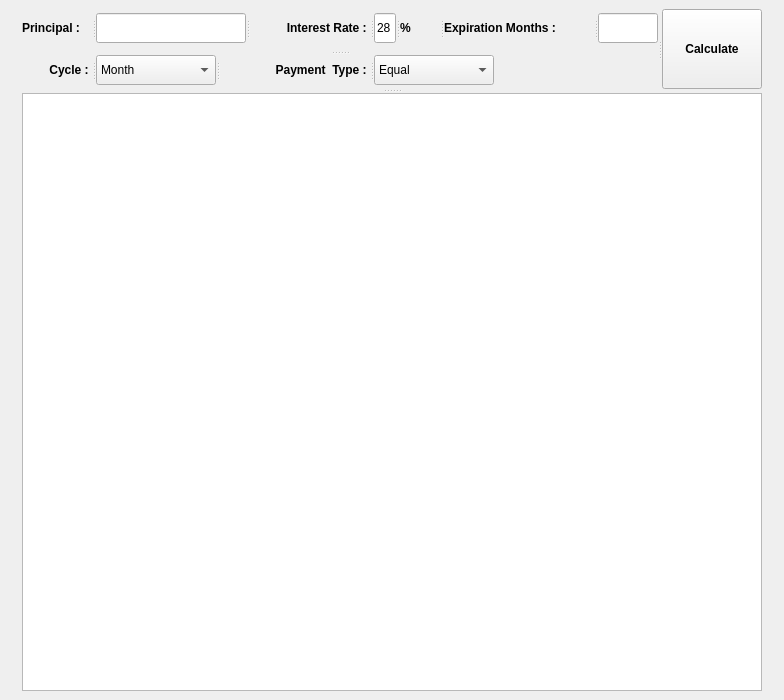
<?xml version="1.0" encoding="UTF-8"?>
<ui version="4.0">
 <class>Calculator</class>
 <widget class="QMainWindow" name="Calculator">
  <property name="geometry">
   <rect>
    <x>0</x>
    <y>0</y>
    <width>784</width>
    <height>700</height>
   </rect>
  </property>
  <property name="minimumSize">
   <size>
    <width>0</width>
    <height>300</height>
   </size>
  </property>
  <property name="maximumSize">
   <size>
    <width>16777215</width>
    <height>700</height>
   </size>
  </property>
  <property name="windowTitle">
   <string>MainWindow</string>
  </property>
  <widget class="QWidget" name="centralwidget">
   <layout class="QGridLayout" name="gridLayout">
    <item row="0" column="0">
     <widget class="QSplitter" name="splitter_5">
      <property name="orientation">
       <enum>Qt::Vertical</enum>
      </property>
      <widget class="QSplitter" name="splitter_4">
       <property name="minimumSize">
        <size>
         <width>0</width>
         <height>80</height>
        </size>
       </property>
       <property name="orientation">
        <enum>Qt::Horizontal</enum>
       </property>
       <widget class="QSplitter" name="splitter_3">
        <property name="minimumSize">
         <size>
          <width>0</width>
          <height>80</height>
         </size>
        </property>
        <property name="maximumSize">
         <size>
          <width>656</width>
          <height>66</height>
         </size>
        </property>
        <property name="orientation">
         <enum>Qt::Vertical</enum>
        </property>
        <widget class="QSplitter" name="splitter_2">
         <property name="orientation">
          <enum>Qt::Horizontal</enum>
         </property>
         <widget class="QLabel" name="label">
          <property name="minimumSize">
           <size>
            <width>70</width>
            <height>0</height>
           </size>
          </property>
          <property name="maximumSize">
           <size>
            <width>70</width>
            <height>16777215</height>
           </size>
          </property>
          <property name="font">
           <font>
            <weight>75</weight>
            <bold>true</bold>
           </font>
          </property>
          <property name="text">
           <string>Principal : </string>
          </property>
         </widget>
         <widget class="QLineEdit" name="principal">
          <property name="minimumSize">
           <size>
            <width>150</width>
            <height>30</height>
           </size>
          </property>
          <property name="maximumSize">
           <size>
            <width>150</width>
            <height>30</height>
           </size>
          </property>
         </widget>
         <widget class="QLabel" name="label_2">
          <property name="minimumSize">
           <size>
            <width>120</width>
            <height>0</height>
           </size>
          </property>
          <property name="maximumSize">
           <size>
            <width>120</width>
            <height>16777215</height>
           </size>
          </property>
          <property name="font">
           <font>
            <weight>75</weight>
            <bold>true</bold>
           </font>
          </property>
          <property name="text">
           <string>Interest Rate : </string>
          </property>
          <property name="alignment">
           <set>Qt::AlignRight|Qt::AlignTrailing|Qt::AlignVCenter</set>
          </property>
         </widget>
         <widget class="QLineEdit" name="interestRate">
          <property name="maximumSize">
           <size>
            <width>30</width>
            <height>16777215</height>
           </size>
          </property>
          <property name="text">
           <string>28</string>
          </property>
         </widget>
         <widget class="QLabel" name="label_4">
          <property name="minimumSize">
           <size>
            <width>40</width>
            <height>0</height>
           </size>
          </property>
          <property name="maximumSize">
           <size>
            <width>40</width>
            <height>16777215</height>
           </size>
          </property>
          <property name="font">
           <font>
            <weight>75</weight>
            <bold>true</bold>
           </font>
          </property>
          <property name="text">
           <string>%</string>
          </property>
         </widget>
         <widget class="QLabel" name="label_3">
          <property name="minimumSize">
           <size>
            <width>150</width>
            <height>0</height>
           </size>
          </property>
          <property name="maximumSize">
           <size>
            <width>150</width>
            <height>16777215</height>
           </size>
          </property>
          <property name="font">
           <font>
            <weight>75</weight>
            <bold>true</bold>
           </font>
          </property>
          <property name="text">
           <string>Expiration Months : </string>
          </property>
         </widget>
         <widget class="QLineEdit" name="expirationMonths">
          <property name="minimumSize">
           <size>
            <width>60</width>
            <height>30</height>
           </size>
          </property>
          <property name="maximumSize">
           <size>
            <width>60</width>
            <height>30</height>
           </size>
          </property>
         </widget>
        </widget>
        <widget class="QSplitter" name="splitter">
         <property name="orientation">
          <enum>Qt::Horizontal</enum>
         </property>
         <widget class="QLabel" name="label_5">
          <property name="minimumSize">
           <size>
            <width>70</width>
            <height>0</height>
           </size>
          </property>
          <property name="maximumSize">
           <size>
            <width>70</width>
            <height>16777215</height>
           </size>
          </property>
          <property name="font">
           <font>
            <weight>75</weight>
            <bold>true</bold>
           </font>
          </property>
          <property name="text">
           <string>Cycle : </string>
          </property>
          <property name="alignment">
           <set>Qt::AlignRight|Qt::AlignTrailing|Qt::AlignVCenter</set>
          </property>
         </widget>
         <widget class="QComboBox" name="cycle">
          <property name="minimumSize">
           <size>
            <width>120</width>
            <height>30</height>
           </size>
          </property>
          <property name="maximumSize">
           <size>
            <width>120</width>
            <height>30</height>
           </size>
          </property>
          <item>
           <property name="text">
            <string>Month</string>
           </property>
          </item>
          <item>
           <property name="text">
            <string>4 Week</string>
           </property>
          </item>
          <item>
           <property name="text">
            <string>2 Week</string>
           </property>
          </item>
          <item>
           <property name="text">
            <string>1 Week</string>
           </property>
          </item>
         </widget>
         <widget class="QLabel" name="label_6">
          <property name="minimumSize">
           <size>
            <width>150</width>
            <height>0</height>
           </size>
          </property>
          <property name="maximumSize">
           <size>
            <width>150</width>
            <height>16777215</height>
           </size>
          </property>
          <property name="font">
           <font>
            <weight>75</weight>
            <bold>true</bold>
           </font>
          </property>
          <property name="text">
           <string>Payment  Type : </string>
          </property>
          <property name="alignment">
           <set>Qt::AlignRight|Qt::AlignTrailing|Qt::AlignVCenter</set>
          </property>
         </widget>
         <widget class="QComboBox" name="paymentType">
          <property name="minimumSize">
           <size>
            <width>120</width>
            <height>30</height>
           </size>
          </property>
          <property name="maximumSize">
           <size>
            <width>120</width>
            <height>30</height>
           </size>
          </property>
          <item>
           <property name="text">
            <string>Equal</string>
           </property>
          </item>
          <item>
           <property name="text">
            <string>Equal Principal</string>
           </property>
          </item>
          <item>
           <property name="text">
            <string>Bullet</string>
           </property>
          </item>
         </widget>
        </widget>
       </widget>
       <widget class="QPushButton" name="calculateButton">
        <property name="minimumSize">
         <size>
          <width>100</width>
          <height>80</height>
         </size>
        </property>
        <property name="maximumSize">
         <size>
          <width>100</width>
          <height>80</height>
         </size>
        </property>
        <property name="font">
         <font>
          <weight>75</weight>
          <bold>true</bold>
         </font>
        </property>
        <property name="text">
         <string>Calculate</string>
        </property>
       </widget>
      </widget>
      <widget class="QTableView" name="resultTable"/>
     </widget>
    </item>
   </layout>
  </widget>
 </widget>
 <resources/>
 <connections/>
</ui>
